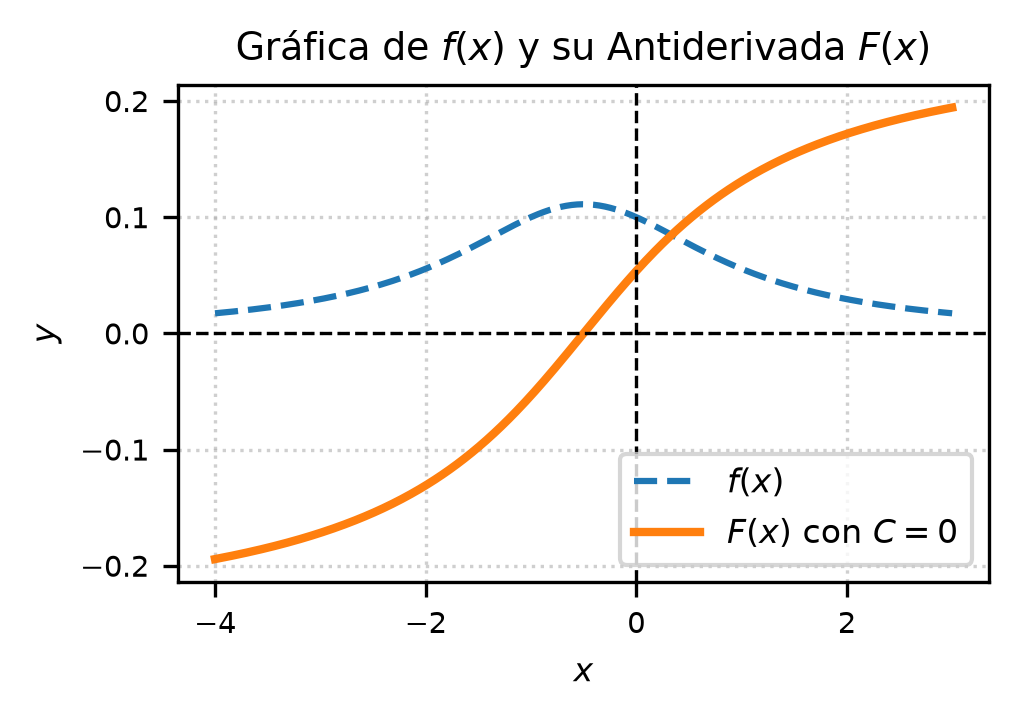

Recreate this plot in Python.
import matplotlib
matplotlib.use('Agg')
import numpy as np
import matplotlib.pyplot as plt

# Definir el rango de valores para x
x = np.linspace(-4, 3, 400)

# Función integrand f(x)
f = 1 / (4*x**2 + 4*x + 10)

# Antiderivada F(x) evaluada con C = 0
F = (1/6) * np.arctan((2*x + 1) / 3)

# Crear la gráfica adaptada a dos columnas (ancho compacto)
plt.figure(figsize=(3.5, 2.5))

plt.plot(x, f, label=r'$f(x)$', color='tab:blue', linestyle='--')
plt.plot(x, F, label=r'$F(x)$ con $C=0$', color='tab:orange', linewidth=2)

plt.title(r'Gráfica de $f(x)$ y su Antiderivada $F(x)$', fontsize=9)
plt.xlabel(r'$x$', fontsize=8)
plt.ylabel(r'$y$', fontsize=8)
plt.axhline(0, color='black', linewidth=0.8, linestyle='--')
plt.axvline(0, color='black', linewidth=0.8, linestyle='--')
plt.grid(True, linestyle=':', alpha=0.6)
plt.legend(fontsize=8)
plt.xticks(fontsize=7)
plt.yticks(fontsize=7)

plt.tight_layout()

plt.savefig(r'semana_03/graficas/SEM03_P01_grafica.png', dpi=300, bbox_inches='tight')
plt.close()
